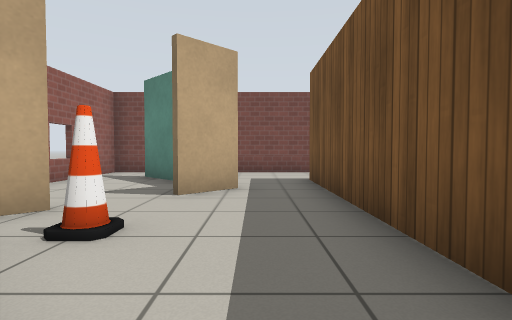
View 1 (above)

18 first-person views from a walk through a robot-simulator world made for Gazebo. The camera is 0.72 m above the floor, tilts 2° down and sees 80° across. The lines on the ground mark 1 m squares. The floor is counted in squares, 1 m on a side. Each view is taken from the middle of a square. On the plan, view 1 faces up. The plan holds only what a view shows up to about 10 squares ahead; the rest is blank. The robots in the file are not drawn. Simple patterns stand in for the simulator's built-in surfaces. Some stock models are drawn as simple stand-ins.

View 2
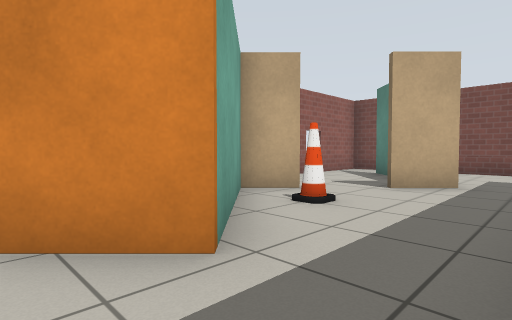

View 3
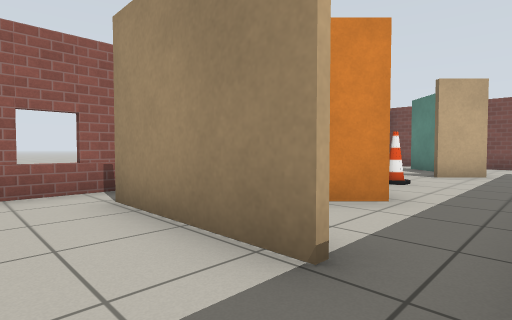

View 4
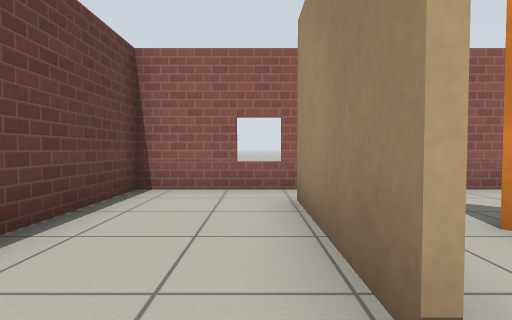

View 5
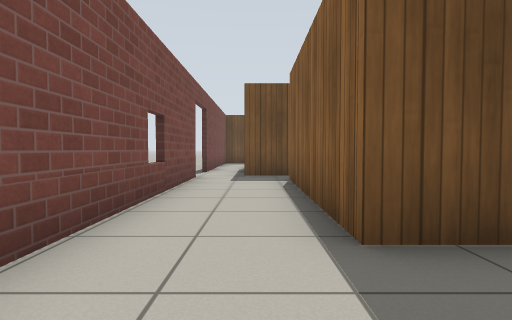

View 6
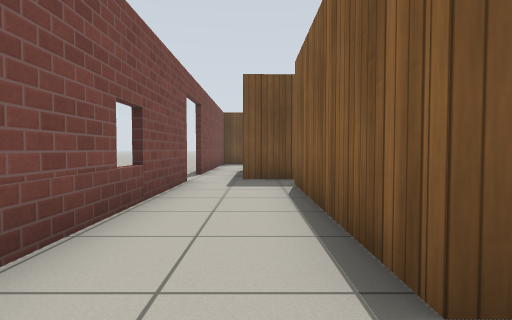

View 7
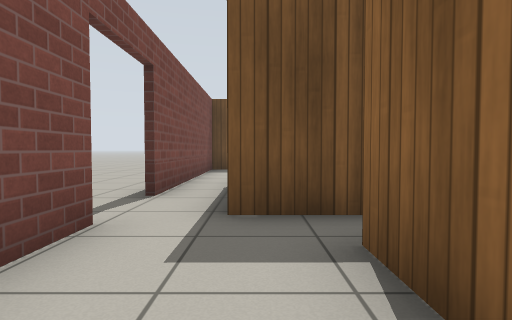

View 8
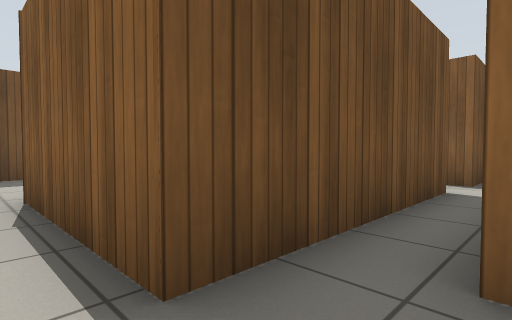

View 9
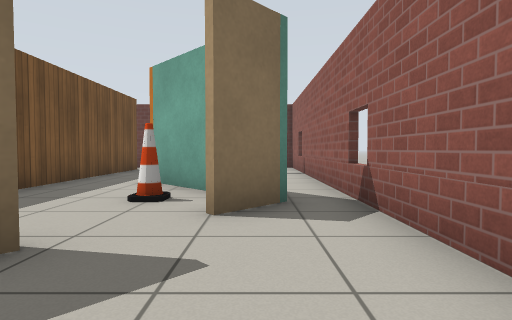

View 10
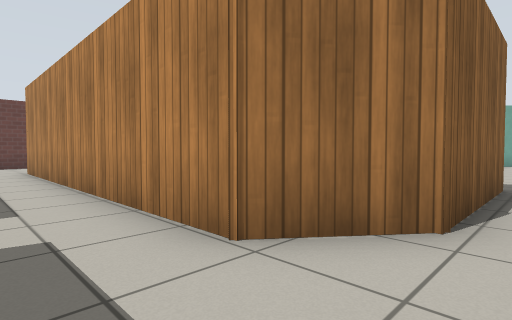

View 11
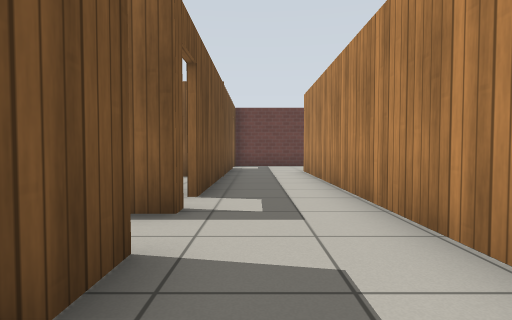

View 12
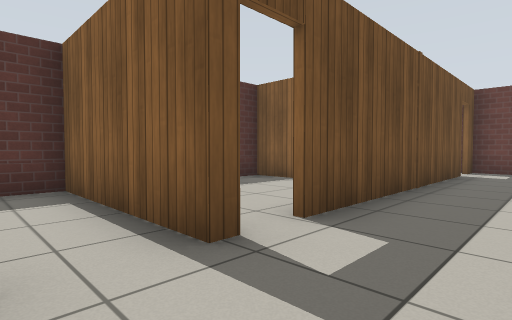

View 13
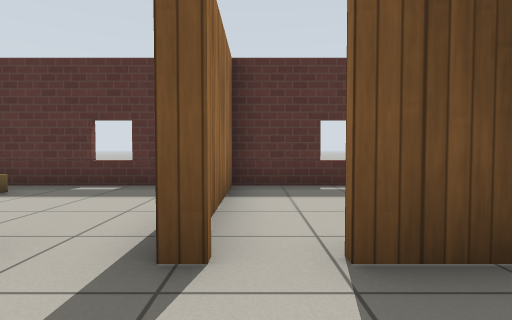

View 14
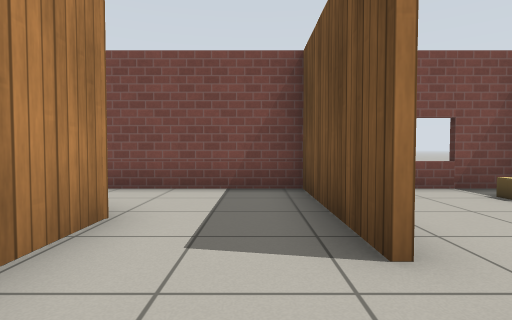

View 15
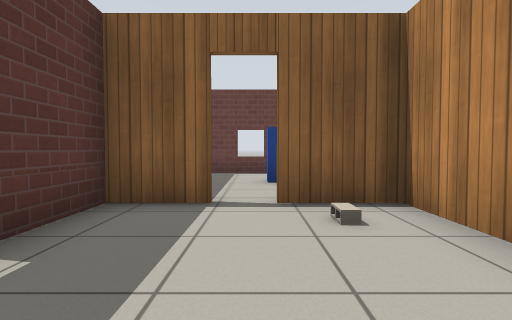

View 16
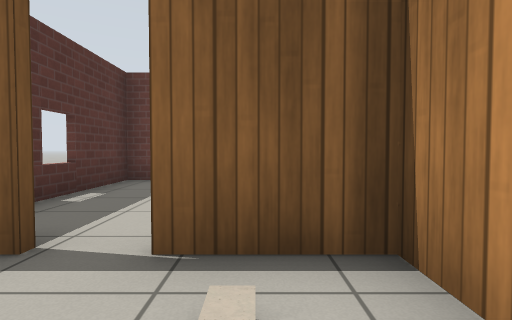

View 17
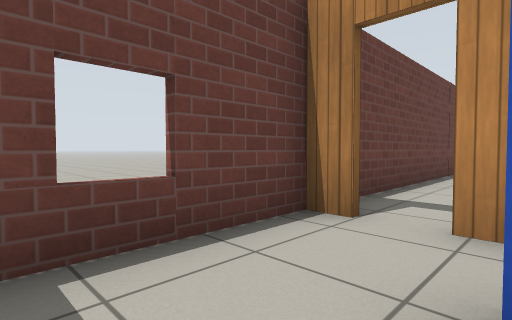

View 18
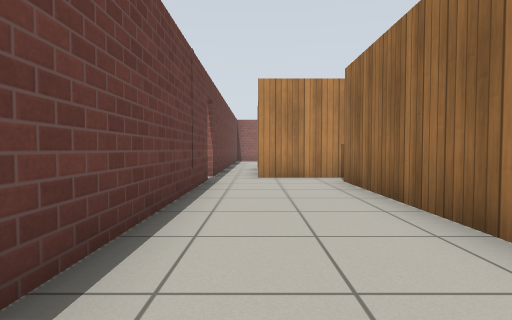

### Floor plan
Ten units are one square. View 1 is at (0, 0); x grows to the right and y downward. Boxes are objects, and circles mark ways between rooms. Rooms are numbered by the first view taken in them; rooms with no view inside come last. Other rooms are left out.
<svg viewBox="-49 -105 245 161">
<path fill="none" stroke="#000" d="M-3 -57 -13 -47M-24 -36 -32 -28 -7 -3 -18 8M-19 -70 -29 -80M-34 -28 -25 -38M73 -32 73 -83 110 -83M0 24 -34 24M72 -20 76 -20M13 30 13 -72 64 -72M-34 -96 -44 -96 -44 -14M70 -96 -11 -96M-44 36 -44 51 -15 51M115 -96 86 -96M117 20 71 20M149 38 149 -35M149 -59 149 -96 115 -96M63 17 63 40M110 -83 124 -72 124 21M67 51 151 51M150 -17 150 1M189 -45 161 -45M175 1 190 1 190 -50M148 1 168 1M150 33 150 38M151 51 190 51 190 20M190 -50 190 -91M187 -96 169 -96M149 -46 191 -46M-44 -14 -44 36"/>
<rect x="-25" y="-35" width="20" height="10" fill="#bbb"><title>cone</title></rect>
<rect x="155" y="-15" width="10" height="10" fill="#bbb"><title>cinder block</title></rect>
<rect x="155" y="25" width="10" height="10" fill="#bbb"><title>postbox</title></rect>
<rect x="175" y="-95" width="10" height="20" fill="#bbb"><title>cardboard box</title></rect>
<circle cx="110" cy="-90" r="3" fill="#2a7"/>
<circle cx="-20" cy="10" r="3" fill="#2a7"/>
<circle cx="-30" cy="30" r="3" fill="#2a7"/>
<circle cx="-40" cy="-20" r="3" fill="#2a7"/>
<circle cx="150" cy="-40" r="3" fill="#2a7"/>
<circle cx="150" cy="40" r="3" fill="#2a7"/>
<circle cx="150" cy="-60" r="3" fill="#2a7"/>
<circle cx="170" cy="0" r="3" fill="#2a7"/>
<text x="10" y="-40">1</text>
<text x="130" y="-10">2</text>
<text x="170" y="-30">3</text>
<text x="170" y="20">4</text>
<text x="170" y="-70">5</text>
<text x="-40" y="10">6</text>
</svg>
Room 1 opens to room 2. Room 1 opens to room 6. Room 2 opens to room 3. Room 2 opens to room 4. Room 2 opens to room 5. Room 3 opens to room 4.

Where each view was taken, in squares from view 1:
view 1: 0 up, 0 right, facing up
view 2: 1 down, 1 right, facing up-left
view 3: 4 down, 1 right, facing up-left
view 4: 3 down, 1 right, facing left
view 5: 8 up, 1 left, facing right
view 6: 8 up, 0 right, facing right
view 7: 8 up, 4 right, facing right
view 8: 9 up, 6 right, facing down-right
view 9: 7 up, 3 left, facing down
view 10: 9 up, 14 right, facing down-left
view 11: 8 up, 14 right, facing down
view 12: 6 up, 13 right, facing down-right
view 13: 4 up, 13 right, facing right
view 14: 4 up, 14 right, facing up
view 15: 4 up, 17 right, facing down
view 16: 2 up, 16 right, facing down
view 17: 3 down, 18 right, facing down-left
view 18: 4 down, 14 right, facing left
